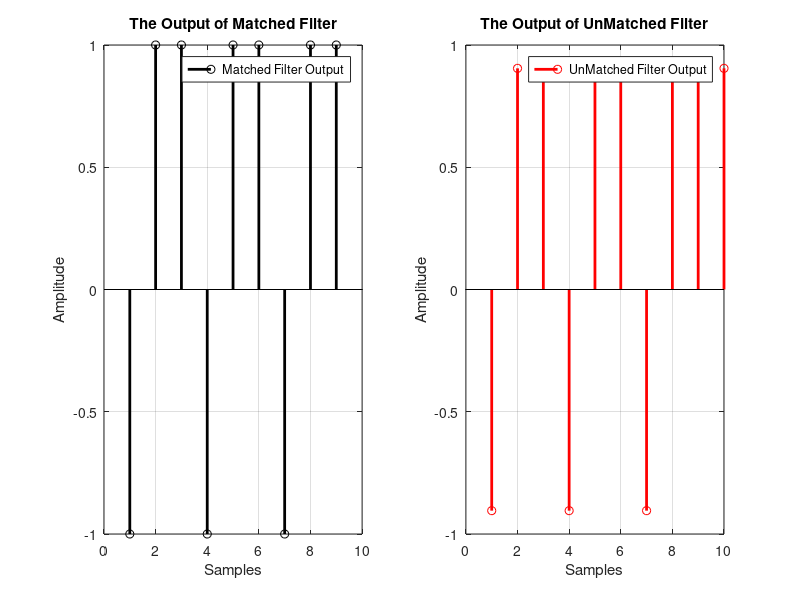
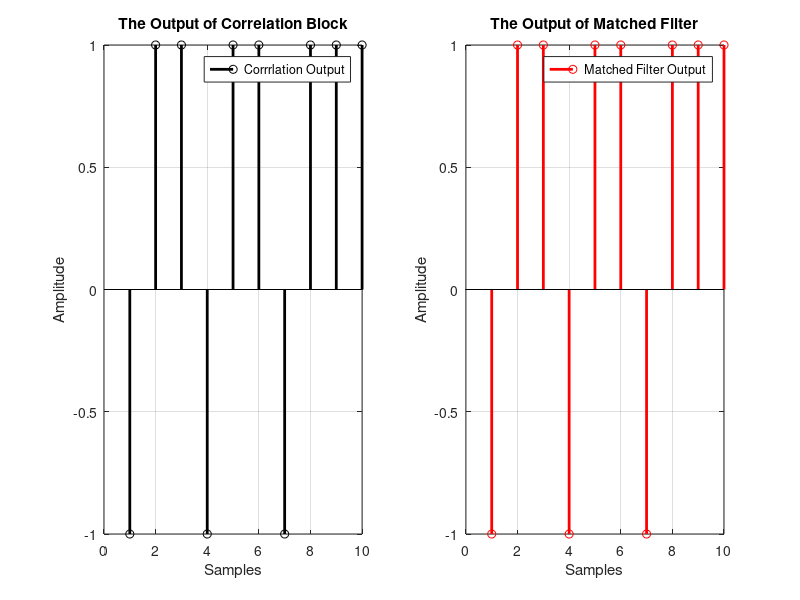
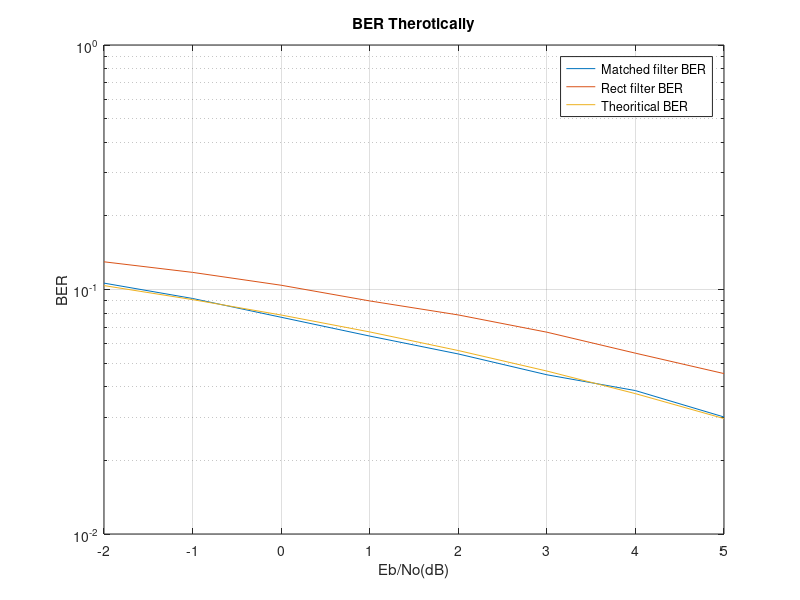

Write MATLAB code to recreate these figures, in order. (Note: this script raises an error after producing the figures.)
%% Generate the 10-bit data
bits = randi([0 1], [1 10]);

%% (1) Matched filters and correlators in noise free environment:
d = 2*bits -1;                      % Remaping the data form -1 to 1
data = upsample(d,5);               % Make to 1 or -1 then 4 zeroes
pulse_shaping=[5 4 3 2 1]/sqrt(55); % Design the filter
%%------------------------------------------------------------------------------
y = conv(data,pulse_shaping);       % Making the data analog to transmit
match_filter_1= fliplr(pulse_shaping); % Matched filter Reciver
filter_2 = [1 1 1 1 1]/sqrt(5);     % Rect filter reciver
out_Rx1 = conv(y,match_filter_1);   % output of matched filter reciver (y)
out_Rx2 = conv(y,filter_2); out_Rx11=downsample(out_Rx1(5:end),5); out_Rx11=out_Rx11(1:end-1); out_Rx22=downsample(out_Rx2(5:end),5); Signal1=out_Rx11(1:end-1); Signal2=out_Rx22(1:end-1); h=1; y=y(1:end-4);
for i=1:5:length(y)
    out_corr(h)=y(i)*pulse_shaping(1)+y(i+1)*pulse_shaping(2)+y(i+2)*pulse_shaping(3)+y(i+3)*pulse_shaping(4)+y(i+4)*pulse_shaping(5); 
    h=h+1;
end
% output of Rect filter reciver (y)
figure 
subplot(1,2,1)
stem(Signal1, 'k', 'LineWidth', 2)
title('The Output of Matched Filter')
xlabel('Samples') 
ylabel('Amplitude') 
legend('Matched Filter Output') 
grid on

subplot(1,2,2)
stem(Signal2, 'r', 'LineWidth', 2)
title('The Output of UnMatched Filter')
xlabel('Samples') 
ylabel('Amplitude') 
legend('UnMatched Filter Output')
grid on

% showing the outout figure
figure
subplot(1,2,1) 
stem(out_corr, 'k' ,'LineWidth',2) 
title('The Output of Correlation Block') 
xlabel('Samples')
ylabel('Amplitude')
legend('Corrrlation Output') 
grid on

subplot(1,2,2)
stem(out_Rx11, 'r', 'LineWidth', 2)
title('The Output of Matched Filter') 
xlabel('Samples') 
ylabel('Amplitude') 
legend('Matched Filter Output') 
grid on

%% Generate the 10000-bit data
bits = randi([0 1], [1 10000]);
%% (2) Noise analysis:
N0 = 1./(10.^((-2:1:5)/20));
d = 2*bits -1;          % Remaping the data form -1 to 1
data = upsample(d,5);   % Make to 1 or -1 then 4 zeroes
y = conv(data,pulse_shaping);   % Making the data analog to transmit(output of transmiter)
noise = zeros(1,length(y));     % initialize a vector for channel noise
noise_int = randn(1,length(y)); % creating intializing channel noise
y_Rx = zeros(length(N0),length(y)); % initialize a matrix for Input reciver(received signal)

out_Rx1 = zeros(length(N0),length(y)+4);
for i = 1:length(N0)
    noise =sqrt(N0(i)/2).*noise_int;    % Scaling the noise to the variance No/2
    y_Rx(i,:) = y+noise;    % adding noise to the input for the reciver
    out_Rx1(i,:) = conv(y_Rx(i,:),match_filter_1); % output of matched filter receiver with noise
    out_Rx44(i,:)=downsample(out_Rx1(i,5:end),5); 
    Signal=out_Rx44(i,1:end-1);
    BER1(i)=sum((d>0)~=(Signal>0))/length(d);
end

out_Rx2 = zeros(length(N0),length(y)+4);
for i = 1:length(N0) 
    noise = sqrt(N0(i)/2).*noise_int; % Scaling the noise to the variance No/2
    y_Rx(i,:) = y+noise; % adding noise to the input for the reciver
    out_Rx2(i,:) = conv(y_Rx(i,:),filter_2); % output of matched filter receiver with noise
    out_Rx33(i,:)=downsample(out_Rx2(i,5:end),5);
    Signal=out_Rx33(i,1:end-1);
    BER2(i)=sum((d>0)~=(Signal>0))/length(d);
end

BER = zeros(1,length(N0));
for i = 1: length(N0)
    BER(i) = 0.5*erfc(sqrt(1/ N0(i)));
end

figure 
semilogy([-2:1:5],BER1) 
hold on
semilogy([-2:1:5],BER2) 
hold on
semilogy([-2:1:5],BER) 
title('BER Therotically') 
xlabel('Eb/No(dB)') 
ylabel('BER')
legend('Matched filter BER', 'Rect filter BER', 'Theoritical BER') 
grid on

%% Generate the 10000-bit data
bits = randi([0 1], [1 100]);

%% (3) ISI and raised cosine:
d = 2*bits -1; R = [0 0 1 1]; Delay = [2 8 2 8]; Fd =0.5; Fs =1; out_Rx3 = zeros(4,length(d));
for i =1:4
    [NUM, DEN] = (rcosine(Fd, Fs, 'sqrt' , R(i), Delay(i)));
    Y = rcosflt(d, Fd, Fs, 'sqrt', R(i), Delay(i),NUM);
    % out_Rx3(i,:)=filter(NUM, DEN ,d);
    eyediagram(Y,2,1) 
    title(['Eyediagram for delay = ', num2str(Delay(i)), ', R = ', num2str(R(i))])
end